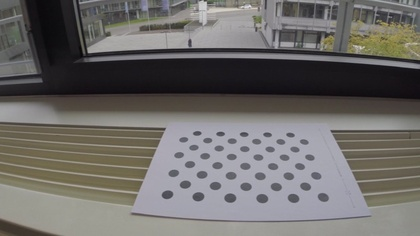
%> input picture MatLab_Image_Manipulation/image-warping-lab/window.jpg, 420 x 236 px, shrunk from 800 x 450 before the run
$ octave lens_distortion.m   (GNU Octave 9; MATLAB toolbox functions it lacks are replaced by stand-ins)
%> lines starting %> are read from the running program, lines starting %| are printed output that depends on the picture
source = im2double(imread('window.jpg'));
target = zeros(size(source));

K = [474.53, 0, 405.96; 0, 474.3, 217.81; 0, 0, 1];
kValues = [-0.27194, 0.11517, -0.029859];

px = K(1, 3);
py = K(2, 3);
fx = K(1, 1);
fy = K(2, 2);

for dist_v = 1:size(target, 1)
    for dist_u = 1:size(target, 2)
        dist_x = (dist_u - px)/fx;
        dist_y = (dist_v - py)/fy;
        r_squared = dist_x.^2 + dist_y.^2;
        expression = 1+ kValues(1)*r_squared + kValues(2)*r_squared.^2 + kValues(3)*r_squared.^3;
        undist_x = dist_x .* expression;
        undist_y = dist_y .* expression;

%         undist_u = round(undist_x*fx + px);
%         undist_v = round(undist_y*fy + py);

        % Do bilinear interpolation with four neighbouring pixels

        undist_u = (undist_x*fx + px);
        undist_v = (undist_y*fy + py);

        f1 = [floor(undist_v), floor(undist_u)];
        f2 = [floor(undist_v), ceil(undist_u)];
        f3 = [ceil(undist_v), floor(undist_u)];
        f4 = [ceil(undist_v), ceil(undist_u)];

        alpha = ceil(undist_u) - floor(undist_u);
        beta = ceil(undist_v) - floor(undist_v);

        f12 = (1 - alpha) * f1 + alpha * f2;
        f34 = (1 - alpha) * f3 + alpha * f4;

        f1234 = (1 - beta) * f12 + beta * f34;

        undist_u = f1234(2);
        undist_v = f1234(1);

        if (undist_u > 0 && undist_v > 0 && undist_u <= size(target, 2) && undist_v <= size(target, 1))
            target(dist_v, dist_u, :) = source(undist_v, undist_u, :);
        end

    end
end
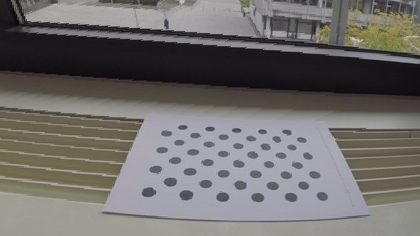
%> target: size 236x420x3 double; mean R, G, B 0.44, 0.429, 0.42

imshow([source target]);
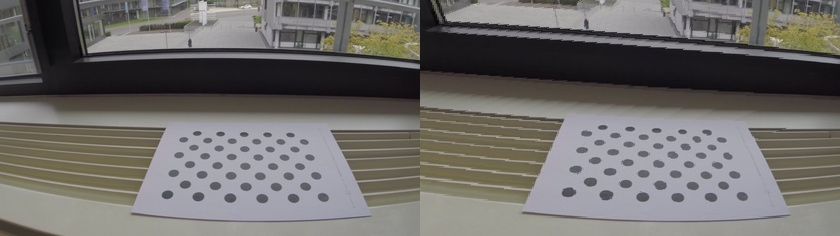
%> displayed picture: size 236x840x3, on the screen's scale of 0 to 255; mean R, G, B 111.2, 108.6, 106

$ run again, with MatLab_Image_Manipulation/image-warping-lab/parade1.bmp saved as MatLab_Image_Manipulation/image-warping-lab/window.jpg
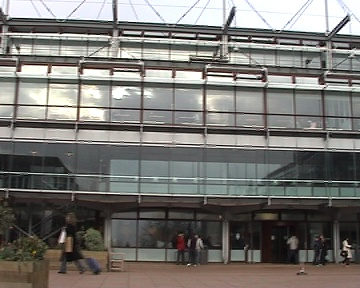
%> input picture MatLab_Image_Manipulation/image-warping-lab/parade1.bmp, 360 x 288 px
%> after the loop `for dist_v = 1:size(target, 1)`:
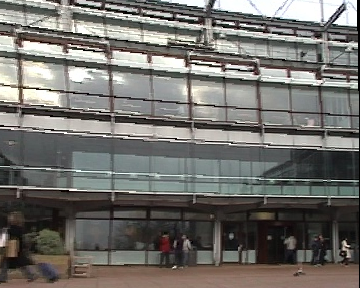
%> target: size 288x360x3 double; mean R, G, B 0.446, 0.438, 0.421
%> `imshow([source target]);`:
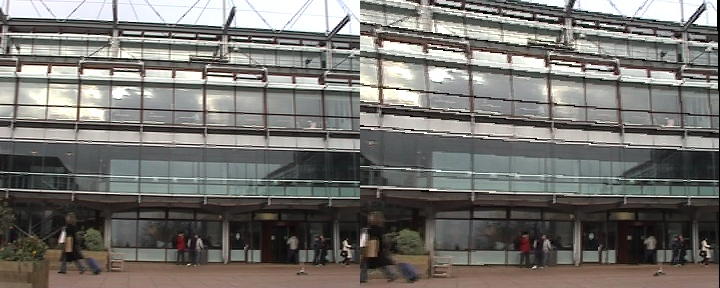
%> displayed picture: size 288x720x3, on the screen's scale of 0 to 255; mean R, G, B 116.3, 114.3, 110.2

$ run again, with MatLab_Image_Manipulation/image-warping-lab/parade2.bmp saved as MatLab_Image_Manipulation/image-warping-lab/window.jpg
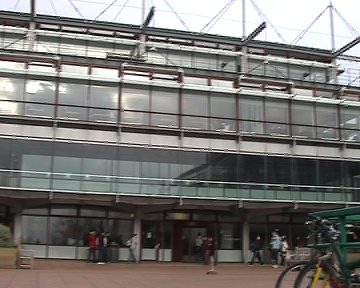
%> input picture MatLab_Image_Manipulation/image-warping-lab/parade2.bmp, 360 x 288 px
%> after the loop `for dist_v = 1:size(target, 1)`:
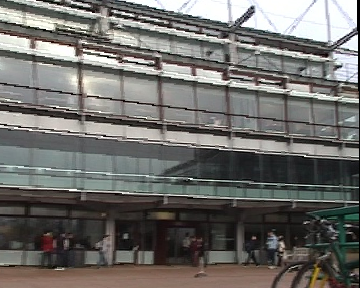
%> target: size 288x360x3 double; mean R, G, B 0.432, 0.426, 0.414
%> `imshow([source target]);`:
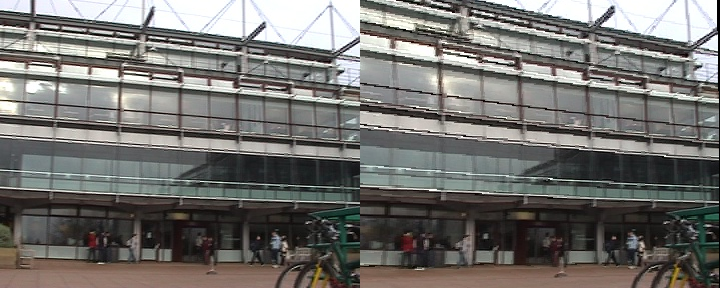
%> displayed picture: size 288x720x3, on the screen's scale of 0 to 255; mean R, G, B 114.6, 113.1, 109.9
